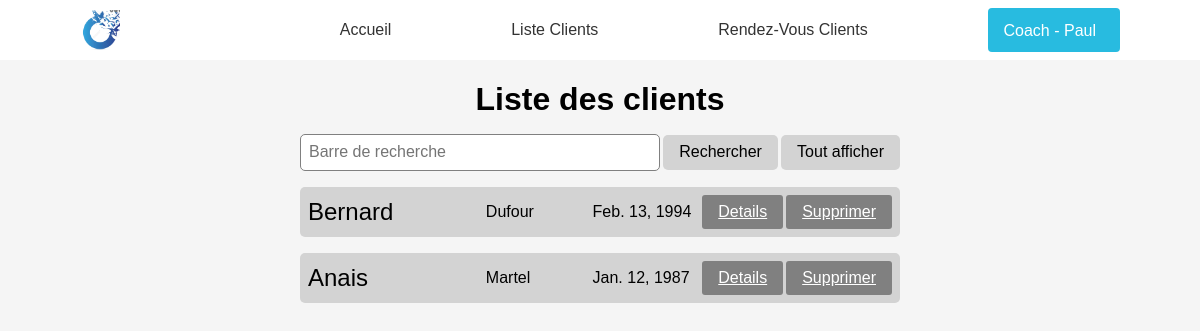
Page /liste_utilisateur/ (signed in) on the earlier database version.
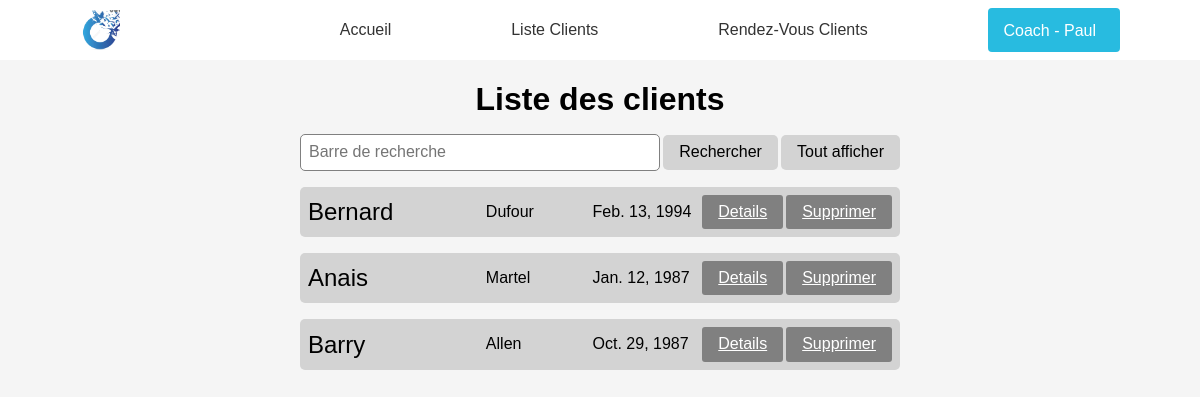
Same page on the later database version.
### Authentification/models.py (models this page shows)
class User(AbstractUser):
    username = models.CharField(max_length=150, unique=False , verbose_name='Prenom')
    """Email est utilisé comme identifiant"""
    email = models.EmailField(unique=True)
    USERNAME_FIELD = 'email'
    REQUIRED_FIELDS = ['username']
    """Role est utilisé pour la gestion des droits"""
    role = models.CharField(max_length=30 , verbose_name='Rôle')
    nom = models.CharField(max_length=150, unique=False, verbose_name='Nom' , default='Nom non donnée')
    born = models.DateField(verbose_name='Date de naissance' , default=None, null=True, blank=True)

### Authentification/views.py (the view)
# urls.py: path('liste_utilisateur/', liste_utilisateurs , name='liste_utilisateurs'),
@login_required
def liste_utilisateurs(request):
    if not request.user.is_authenticated:
        return redirect('accueil')
    if request.user.role != 'CREATOR':
        return redirect('accueil')
    query = request.GET.get('q')
    if query:
        """Recherche d'un utilisateur"""
        users = User.objects.filter(username__contains=query)
    else:
        users = User.objects.all()
    return render(request, 'Authentification/liste_utilisateurs.html', context={'users': users})

### Authentification/templates/Authentification/liste_utilisateurs.html (shortened to what this page needs)
{% extends "base.html" %}
{% load static %}
{% block head %}
<link rel="stylesheet" href="{% static "Authentification/css/liste_utilisateurs.css" %}">
{% endblock head %}
{% block body %}
<div class="user-list-container">
    <h1 class="user-list-title">Liste des clients</h1>
    <form id="user-list-search-form" action="{% url 'liste_utilisateurs' %}" method="get">
      <input type="text" name="q" value="{{ request.GET.q }}" placeholder="Barre de recherche">
      <input type="submit" value="Rechercher">
      <a href="{% url 'liste_utilisateurs' %}" class="user-list-all-btn">Tout afficher</a>
    </form>
    <ul class="user-list">
      {% for user in users %}
      {% if user.is_superuser == False and user.role != 'CREATOR' %}
        <li class="user-item">
          <p class="user-username">{{ user.username }}</p>
          <p class="user-nom">{{ user.nom }}</p>
          <p class="user-born">{{ user.born}}</p>
          <a class="user-details-btn" href="{% url 'details_utilisateur' user.id %}">Details</a>
          <a class="user-delete-btn" href="{% url 'delete_user' user.id %}">Supprimer</a>
        </li>
      {% endif %}
      {% endfor %}
    </ul>
  </div>
  {% endblock body %}

### templates/base.html (shortened to what this page needs)
{%load static%}
<!DOCTYPE html>
<html lang="fr">
<head>
    <link rel="stylesheet" href="{% static "css/normalize.css" %}">
    <link rel="stylesheet" href="{% static "css/base.css" %}">
    {% block head %}{% endblock head %}
</head>
  <body>
    <nav class="navbar">
      <a href="{% url 'accueil' %}">
        <img src="{% static 'images/logo.png' %}" alt="Logo" id="logo">
      </a>
  {%  if user.is_authenticated %}
       <a href="{% url 'accueil' %}" class="nav-link">Accueil</a>
       {% if request.user.role == "CREATOR" %}
        <a href="{% url 'liste_utilisateurs' %}" class="nav-link">Liste Clients</a>
        <a href="{% url 'appointment_list' %}" class="nav-link">Rendez-Vous Clients</a>
       {% endif %}
      <div class="dropdown">
        <button class="dropdown-toggle">{{ request.user.username }}</button>
      </div>
  {% endif %}
    </nav>
    {% block body %}{% endblock body %}
  </body>
  </html>

### static/css/base.css (style rules this page uses)
* { padding: 0; margin: 0; box-sizing: border-box; }
body { background-color: #f5f5f5; font-family: Arial, sans-serif; }
.navbar { display: flex; justify-content: space-around; align-items: center; height: 60px; padding: 0 20px; background-color: #ffffff; }
.nav-link { margin-right: 0px; font-size: 16px; text-decoration: none; color: #333; }
#logo { float: left; height: 40px; margin-right: 100px; }
.navbar .dropdown { position: relative; display: inline-block; }
.dropdown-toggle { background-color: rgb(40, 187, 224); color: #ffffff; padding: 12px 16px; border: none; border-radius: 4px; cursor: pointer; font-size: 16px; }

### Authentification/static/Authentification/css/liste_utilisateurs.css (style rules this page uses)
.user-list-container { display: flex; flex-direction: column; align-items: center; }
.user-list-title { font-size: 2rem; margin-bottom: 1rem; }
#user-list-search-form { display: flex; justify-content: space-between; align-items: center; width: 50%; margin-bottom: 1rem; }
#user-list-search-form input[type="text"] { padding: 0.5rem; font-size: 1rem; border: 1px solid gray; border-radius: 5px; width: 60%; }
#user-list-search-form input[type="submit"] { padding: 0.5rem 1rem; font-size: 1rem; background-color: lightgray; border: none; border-radius: 5px; cursor: pointer; }
.user-list-all-btn { padding: 0.5rem 1rem; font-size: 1rem; background-color: lightgray; border: none; border-radius: 5px; cursor: pointer; text-decoration: none; color: black; }
.user-list { list-style: none; width: 50%; margin: 0; padding: 0; }
.user-item { display: flex; justify-content: space-between; align-items: center; margin-bottom: 1rem; padding: 0.5rem; background-color: lightgray; border-radius: 5px; }
.user-username { font-size: 1.5rem; width: 50%; }
.user-nom , .user-born { font-size: 1rem; width: 30%; }
.user-details-btn, .user-delete-btn { padding: 0.5rem 1rem; font-size: 1rem; margin-left: 3px; background-color: gray; color: white; border: none; border-radius: 3px; cursor: pointer; }

Differences in the rows shown:
added User: username "Barry", nom "Allen", born "Oct. 29, 1987"
